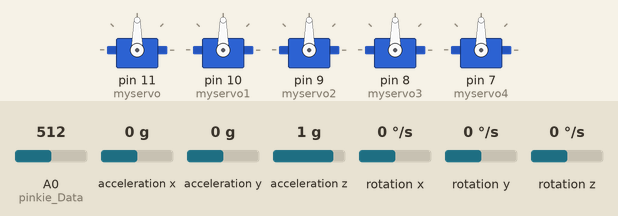
Bench run of a sketch on a simulated Arduino Uno, built with avr-gcc and run on an emulated ATmega328P. Parts: 5 × servo. Wiring (inferred from the names in the program): MPU-6050 motion sensor at I2C address 0x68. Inputs (shaded band) come from the test bench; at power-on: acceleration x 0 g, A0 (pinkie_Data) = 512, acceleration y 0 g, acceleration z 1 g, rotation x 0 °/s, rotation y 0 °/s, rotation z 0 °/s.

Above: at 2.2 s.
2.3 s: acceleration x set to -1 g
At 5.1 s:
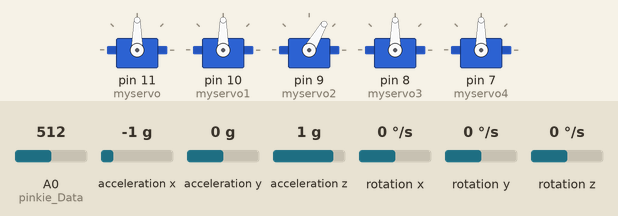
9.0 s: acceleration x set to -1.3 g
At 13.5 s:
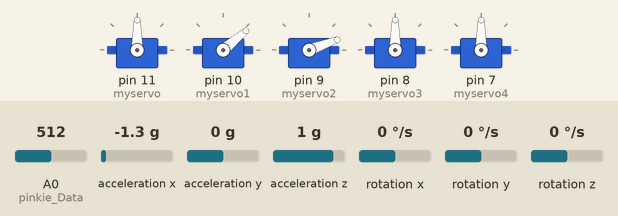
15.6 s: A0 (pinkie_Data) set to 136
18.4 s: A0 (pinkie_Data) set to 116
At 20.6 s:
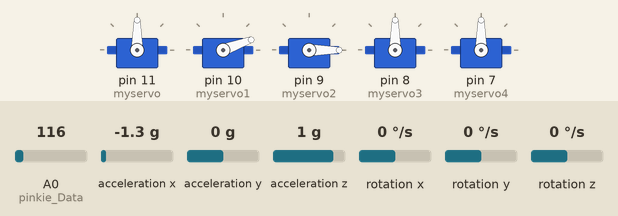
25.1 s: acceleration y set to -1.2 g
31.8 s: acceleration y set to -1.5 g
At 36.0 s:
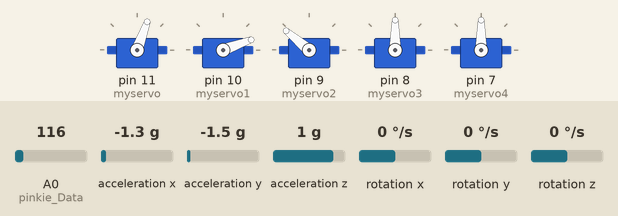
Timing chart, 0 to 46.4 s (numbered marks = the images above; inputs shaded):
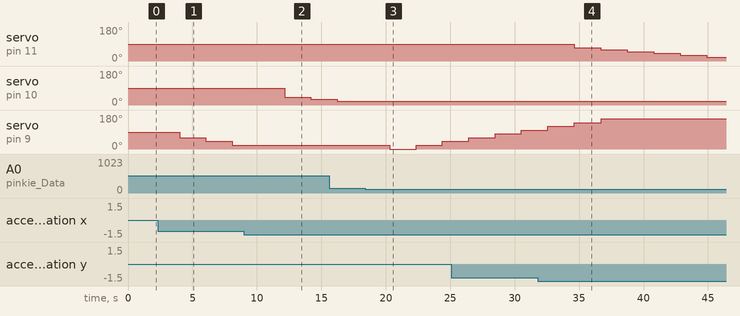

Measured:
- the behaviour switches between -1.1 and -1.2 g on acceleration x (found by bisection; images 1 and 2)
- the behaviour switches between 129 and 128 on A0 (pinkie_Data) (found by bisection; images 2 and 3)
- the behaviour switches between -1.3 and -1.4 g on acceleration y (found by bisection; images 3 and 4)
- after the input at 9.0 s, servo on pin 10 (myservo1): 90° → 40° after 3.1 s, → 30° 2.0 s later
- after the input at 18.4 s, servo on pin 9 (myservo2): 20° → 0° after 1.9 s, → 20° 2.0 s later, → 40° 2.0 s later
- after the input at 31.8 s, servo on pin 11 (myservo): moves from 90° to 20° over 10.3 s, starting after 2.8 s

The sketch:

hand_glove_control_based_code.ino
```cpp
#include<Wire.h>
#include <Servo.h>

Servo myservo;
Servo myservo1;
Servo myservo2;
Servo myservo3;
Servo myservo4;

// flex sensor1 code
int pinkie = 0;
int pinkie_Data = A0;
int pinkie_high = 0;
int pinkie_low = 0;

bool bool_caliberate = false;

const int MPU2 = 0x69, MPU1 = 0x68;

int16_t AcX1, AcY1, AcZ1, Tmp1, GyX1, GyY1, GyZ1;

int minVal = 265;
int maxVal = 402;

double x;
double y;
double z;

const int servo_joint_1_parking_pos = 70;
const int servo_joint_2_parking_pos = 40;
const int servo_joint_3_parking_pos = 60;
const int servo_joint_4_parking_pos = 60;
const int servo_joint_5_parking_pos = 60;

int servo_joint_1_pos_increment = 10;
int servo_joint_2_pos_increment = 10;
int servo_joint_3_pos_increment = 20;
int servo_joint_4_pos_increment = 20;
int servo_joint_5_pos_increment = 10;

int servo_joint_1_parking_pos_i = servo_joint_1_parking_pos;
int servo_joint_2_parking_pos_i = servo_joint_2_parking_pos;
int servo_joint_3_parking_pos_i = servo_joint_3_parking_pos;
int servo_joint_4_parking_pos_i = servo_joint_4_parking_pos;
int servo_joint_5_parking_pos_i = servo_joint_5_parking_pos;

int servo_joint_1_min_pos = 0;
int servo_joint_1_max_pos = 130;
int servo_joint_2_min_pos = 10;
int servo_joint_2_max_pos = 380;
int servo_joint_3_min_pos = 10;
int servo_joint_3_max_pos = 180;
int servo_joint_4_min_pos = 10;
int servo_joint_4_max_pos = 180;
int servo_joint_5_min_pos = 10;
int servo_joint_5_max_pos = 360;

int servo_joint_1_pos = 0;
int servo_joint_2_pos = 0;
int servo_joint_3_pos = 0;
int servo_joint_4_pos = 0;
int servo_joint_5_pos = 0;

int response_time_1 = 10;
char state = 0; // Changes value from ASCII to char
int response_time = 5;
int response_time_4 = 3;
int loop_check = 0;
int response_time_fast = 20;
int action_delay = 600;

void setup() {

  myservo.attach(11);
  myservo1.attach(10);
  myservo2.attach(9);
  myservo3.attach(8);// y axis wrist pitch
  myservo4.attach(7);// x axis waist
  Wire.begin();
  Wire.beginTransmission(MPU1);
  Wire.write(0x6B);// PWR_MGMT_1 register
  Wire.write(0); // set to zero (wakes up the MPU-6050)
  Wire.endTransmission(true);
  delay(1000);

}
void loop() {
  //get values for first mpu having address of 0x68
  GetMpuValue1(MPU1);
  delay(10);
  if ( x > 15 && x < 55 ) {
    servo1();
    delay(response_time_1);
  }
  if ( x < 310 && x > 270) {
    servo1return();
    delay(response_time_1);
  }
   if ( y > 60 && y < 80) {
    servo2();
    delay(response_time_1);
  }
  if ( y < 310 && y > 270) {
    servo2return();
    delay(response_time_1);
  }

  // flex sensor 1
  pinkie = analogRead(pinkie_Data);

if (bool_caliberate == false ) {
    delay(1000);
 pinkie_high = (pinkie * 1.02);
 pinkie_low = (pinkie * 1.1);

    bool_caliberate = true;
  }
  if (pinkie >= 136) {
    servo3();
    delay(response_time_1);

  }
  if (pinkie <= 128 ) {
    servo3return();
    delay(response_time_1);
  }
  if(  y < 230 && y > 190 )
  {
    servo4();
    delay(response_time_1);
    }
    if(  y < 160 && y > 140 )
  {
    servo4return();
    delay(response_time_1);
    }
     if(  x < 150 && x > 130 )
  {
    servo5();
    delay(response_time_1);
    }
     if(  x < 200 && x > 190 )
  {
    servo5return();
    delay(response_time_1);
    }
  Serial.print(pinkie);
  Serial.print("\t");

  Serial.print(pinkie_high);
  Serial.print("\t");

  Serial.print(pinkie_low);
  Serial.print("\t");
  Serial.println("check");
}
void servo1(){
   if (servo_joint_1_parking_pos_i < servo_joint_1_max_pos) {
    myservo.write( servo_joint_1_parking_pos_i);
    delay(response_time_1);
    Serial.println(servo_joint_1_parking_pos_i);

    servo_joint_1_parking_pos_i = servo_joint_1_parking_pos_i + servo_joint_1_pos_increment;

  }
}
void servo1return(){
   if (servo_joint_1_parking_pos_i > servo_joint_1_min_pos) {
    myservo.write(servo_joint_1_parking_pos_i);
    delay(response_time_1);
    Serial.println(servo_joint_1_parking_pos_i);

    servo_joint_1_parking_pos_i = servo_joint_1_parking_pos_i - servo_joint_1_pos_increment;

  }
}
  void servo2(){
     if (servo_joint_2_parking_pos_i < servo_joint_2_max_pos) {
    myservo1.write( servo_joint_2_parking_pos_i);
    delay(response_time_4);
    Serial.println(servo_joint_2_parking_pos_i);

    servo_joint_2_parking_pos_i = servo_joint_2_parking_pos_i + servo_joint_2_pos_increment;

   }
}
void servo2return(){
   if (servo_joint_2_parking_pos_i > servo_joint_2_min_pos) {
    myservo1.write(servo_joint_2_parking_pos_i);
    delay(response_time_4);
    Serial.println(servo_joint_2_parking_pos_i);

    servo_joint_2_parking_pos_i = servo_joint_2_parking_pos_i - servo_joint_2_pos_increment;

  }
}
void servo3() {

  if (servo_joint_3_parking_pos_i > servo_joint_3_min_pos) {
    myservo2.write( servo_joint_3_parking_pos_i);
    delay(response_time_1); //Delay the time takee to turn the servo by the given increment
    Serial.println(servo_joint_3_parking_pos_i);
    servo_joint_3_parking_pos_i = servo_joint_3_parking_pos_i - servo_joint_3_pos_increment;

  }
}
void servo3return() {

  if (servo_joint_3_parking_pos_i < servo_joint_3_max_pos) {
    myservo2.write( servo_joint_3_parking_pos_i);
    delay(response_time_1);
    Serial.println(servo_joint_3_parking_pos_i);
    servo_joint_3_parking_pos_i = servo_joint_3_parking_pos_i + servo_joint_3_pos_increment;

  }
}
void servo4(){
   if (servo_joint_4_parking_pos_i < servo_joint_4_max_pos) {
    myservo3.write( servo_joint_4_parking_pos_i);
    delay(response_time_1);
    Serial.println(servo_joint_4_parking_pos_i);

    servo_joint_4_parking_pos_i = servo_joint_4_parking_pos_i + servo_joint_4_pos_increment;

  }
}
void servo4return(){
   if (servo_joint_4_parking_pos_i > servo_joint_4_min_pos) {
    myservo3.write(servo_joint_4_parking_pos_i);
    delay(response_time_1);
    Serial.println(servo_joint_4_parking_pos_i);

    servo_joint_4_parking_pos_i = servo_joint_4_parking_pos_i - servo_joint_4_pos_increment;

  }
}
void servo5(){
   if (servo_joint_5_parking_pos_i < servo_joint_5_max_pos) {
    myservo4.write( servo_joint_5_parking_pos_i);
    delay(response_time_1);
    Serial.println(servo_joint_5_parking_pos_i);

    servo_joint_5_parking_pos_i = servo_joint_5_parking_pos_i + servo_joint_5_pos_increment;

  }
}
void servo5return(){
   if (servo_joint_5_parking_pos_i > servo_joint_5_min_pos) {
    myservo4.write(servo_joint_5_parking_pos_i);
    delay(response_time_1);
    Serial.println(servo_joint_5_parking_pos_i);

    servo_joint_5_parking_pos_i = servo_joint_5_parking_pos_i - servo_joint_5_pos_increment;

  }
}
void GetMpuValue1(const int MPU) {

  Wire.beginTransmission(MPU);
  Wire.write(0x3B); // starting with register 0x3B (ACCEL_XOUT_H)
  Wire.endTransmission(false);
  Wire.requestFrom(MPU, 14, true); // request a total of 14 registers

  AcX1 = Wire.read() << 8 | Wire.read(); // 0x3B (ACCEL_XOUT_H) & 0x3C (ACCEL_XOUT_L)
  AcY1 = Wire.read() << 8 |  Wire.read(); // 0x3D (ACCEL_YOUT_H) & 0x3E (ACCEL_YOUT_L)
  AcZ1 = Wire.read() << 8 | Wire.read(); // 0x3F (ACCEL_ZOUT_H) & 0x40 (ACCEL_ZOUT_L)

  Tmp1 = Wire.read() << 8 | Wire.read(); // 0x41 (TEMP_OUT_H) & 0x42 (TEMP_OUT_L)

  int xAng = map(AcX1, minVal, maxVal, -90, 90);
  int yAng = map(AcY1, minVal, maxVal, -90, 90);
  int zAng = map(AcZ1, minVal, maxVal, -90, 90);

  GyX1 = Wire.read() << 8 | Wire.read(); // 0x43 (GYRO_XOUT_H) & 0x44 (GYRO_XOUT_L)
  GyY1 = Wire.read() << 8 | Wire.read(); // 0x45 (GYRO_YOUT_H) & 0x46 (GYRO_YOUT_L)
  GyZ1 = Wire.read() << 8 | Wire.read(); // 0x47 (GYRO_ZOUT_H) & 0x48 (GYRO_ZOUT_L)

  x = RAD_TO_DEG * (atan2(-yAng, -zAng) + PI) + 4; //offset by 4 degrees to get back to zero
  y = RAD_TO_DEG * (atan2(-xAng, -zAng) + PI);
  z = RAD_TO_DEG * (atan2(-yAng, -xAng) + PI);

  Serial.print("AngleX= ");
  Serial.print(x);
  Serial.print("\t");

  Serial.print("AngleY= ");
  Serial.print(y);
  Serial.print("\t");

  Serial.print("AngleZ= ");
  Serial.print(z);
  Serial.print("\t");
  Serial.println("----------success-------------------");

 delay(2000);
}
```
